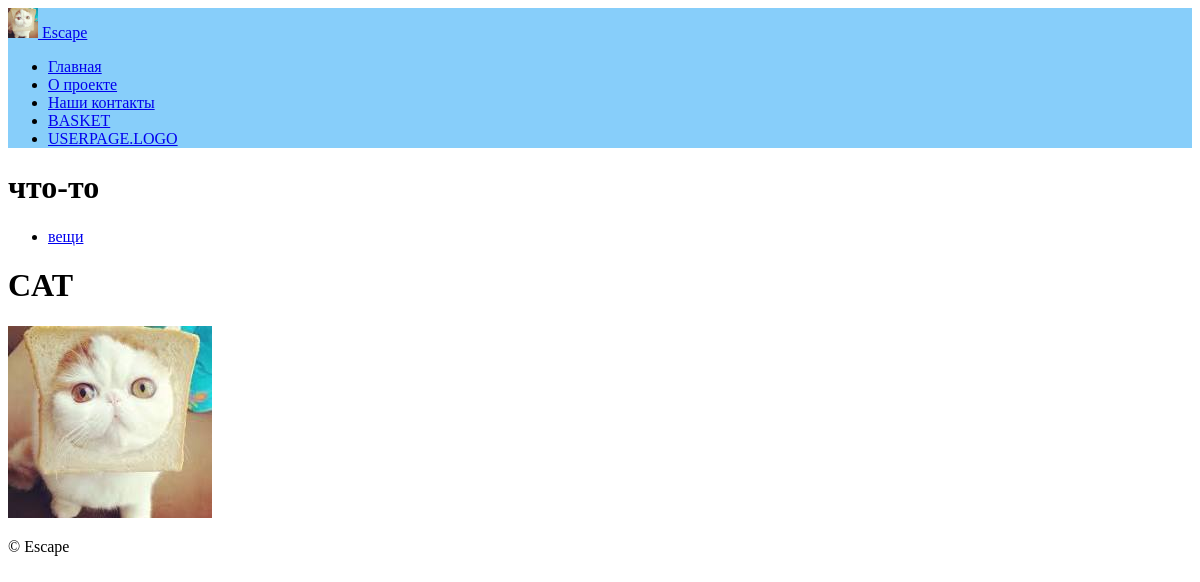
The app's page /, older data.
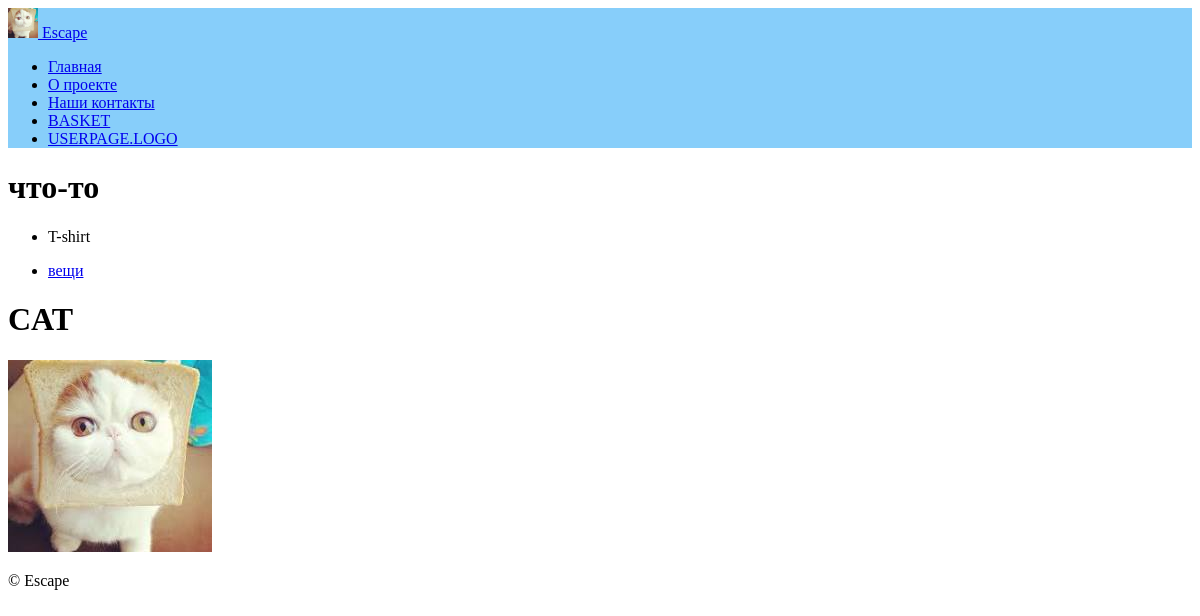
The same page, newer data.
### homepage/models.py (models this page shows, shortened)
class Categories(models.Model):
    title = models.SlugField(unique=True, verbose_name='Название')
    class Meta:
        verbose_name = 'Категория'
        verbose_name_plural = 'Категории'

### homepage/views.py (the view)
# urls.py: urlpatterns = [path('', views.index, name='index'),
def index(request):
    template_name = 'homepage/index.html'
    category_list = Categories.objects.all()
    context = {
        'category_list': category_list,
    }
    return render(request, template_name, context)

### templates/homepage/index.html (shortened to what this page needs)
{% extends "base.html" %}
{% load static %}
{% block content %}
  <h1>что-то</h1>
  {% for category in category_list %}
  <ul>
    <li>{{ category.title }}</li>
  </ul>
  {% endfor %}
  <ul>
   <li> <a href="{% url 'homepage:catalog' %}">вещи</a></li>
  </ul>
  <h1> CAT</h1>
  <img src="{% static 'img/cat.jpeg' %}" alt="photo">
{% endblock %}

Row changes from the older to the newer data that the page shows:
added Categories: title "T-shirt"
